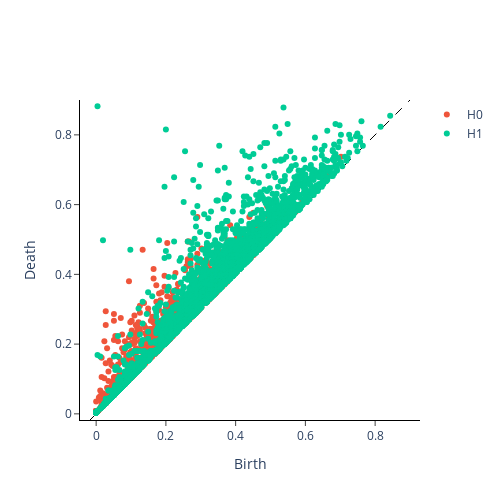

The notebook cell this image was saved under:
### Code cell
from gtda.plotting import plot_diagram

plot_diagram(diag[0])

### Figure 1 — Plotly figure (JSON) as saved in the notebook; plotly's stock layout.template omitted (floating-point values rounded to 4 significant figures; data arrays with more than 128 entries replaced by an {"elided": "..."} marker saying what was removed)
{"data": [{"hoverinfo": "none", "line": {"color": "black", "dash": "dash", "width": 1}, "mode": "lines", "showlegend": false, "type": "scatter", "x": [-0.01765, 0.9], "y": [-0.01765, 0.9]}, {"hoverinfo": "text", "hovertext": {"elided": "1449 str values"}, "mode": "markers", "name": "H0", "type": "scatter", "x": {"elided": "1449 float values"}, "y": {"elided": "1449 float values"}}, {"hoverinfo": "text", "hovertext": {"elided": "2668 str values"}, "mode": "markers", "name": "H1", "type": "scatter", "x": {"elided": "2668 float values"}, "y": {"elided": "2668 float values"}}], "layout": {"height": 500, "plot_bgcolor": "white", "width": 500, "xaxis": {"autorange": false, "exponentformat": "e", "linecolor": "black", "linewidth": 1, "mirror": false, "range": [-0.01765, 0.9], "showexponent": "all", "showline": true, "side": "bottom", "ticks": "outside", "title": {"text": "Birth"}, "type": "linear", "zeroline": true}, "yaxis": {"autorange": false, "exponentformat": "e", "linecolor": "black", "linewidth": 1, "mirror": false, "range": [-0.01765, 0.9], "scaleanchor": "x", "scaleratio": 1, "showexponent": "all", "showline": true, "side": "left", "ticks": "outside", "title": {"text": "Death"}, "type": "linear", "zeroline": true}}}
